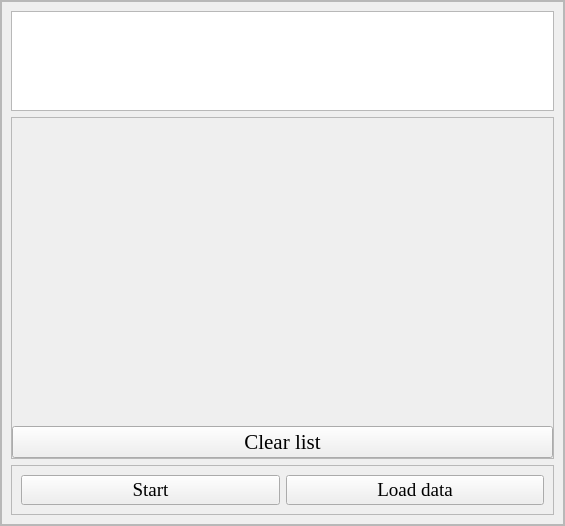
<?xml version="1.0" encoding="UTF-8"?>
<ui version="4.0">
 <class>MainWindow</class>
 <widget class="QMainWindow" name="MainWindow">
  <property name="geometry">
   <rect>
    <x>0</x>
    <y>0</y>
    <width>565</width>
    <height>526</height>
   </rect>
  </property>
  <property name="windowTitle">
   <string>MainWindow</string>
  </property>
  <widget class="QWidget" name="centralwidget">
   <layout class="QVBoxLayout" name="verticalLayout">
    <property name="spacing">
     <number>0</number>
    </property>
    <property name="leftMargin">
     <number>0</number>
    </property>
    <property name="topMargin">
     <number>0</number>
    </property>
    <property name="rightMargin">
     <number>0</number>
    </property>
    <property name="bottomMargin">
     <number>0</number>
    </property>
    <item>
     <widget class="QFrame" name="frame">
      <property name="frameShape">
       <enum>QFrame::StyledPanel</enum>
      </property>
      <property name="frameShadow">
       <enum>QFrame::Raised</enum>
      </property>
      <layout class="QVBoxLayout" name="verticalLayout_2">
       <property name="spacing">
        <number>0</number>
       </property>
       <property name="leftMargin">
        <number>0</number>
       </property>
       <property name="topMargin">
        <number>0</number>
       </property>
       <property name="rightMargin">
        <number>0</number>
       </property>
       <property name="bottomMargin">
        <number>0</number>
       </property>
       <item>
        <widget class="QFrame" name="frame_2">
         <property name="frameShape">
          <enum>QFrame::StyledPanel</enum>
         </property>
         <property name="frameShadow">
          <enum>QFrame::Raised</enum>
         </property>
         <layout class="QVBoxLayout" name="verticalLayout_3">
          <item>
           <widget class="QListWidget" name="listWidget">
            <property name="maximumSize">
             <size>
              <width>16777215</width>
              <height>100</height>
             </size>
            </property>
            <property name="font">
             <font>
              <family>Times New Roman</family>
              <pointsize>14</pointsize>
             </font>
            </property>
           </widget>
          </item>
          <item>
           <widget class="QFrame" name="frame_4">
            <property name="frameShape">
             <enum>QFrame::StyledPanel</enum>
            </property>
            <property name="frameShadow">
             <enum>QFrame::Raised</enum>
            </property>
            <layout class="QVBoxLayout" name="verticalLayout_4">
             <property name="spacing">
              <number>0</number>
             </property>
             <property name="leftMargin">
              <number>0</number>
             </property>
             <property name="topMargin">
              <number>0</number>
             </property>
             <property name="rightMargin">
              <number>0</number>
             </property>
             <property name="bottomMargin">
              <number>0</number>
             </property>
             <item>
              <widget class="QLabel" name="cam_lbl">
               <property name="text">
                <string/>
               </property>
               <property name="scaledContents">
                <bool>true</bool>
               </property>
              </widget>
             </item>
             <item>
              <widget class="QPushButton" name="clear_btn">
               <property name="font">
                <font>
                 <family>Times New Roman</family>
                 <pointsize>16</pointsize>
                </font>
               </property>
               <property name="cursor">
                <cursorShape>PointingHandCursor</cursorShape>
               </property>
               <property name="text">
                <string>Clear list</string>
               </property>
              </widget>
             </item>
            </layout>
           </widget>
          </item>
          <item>
           <widget class="QFrame" name="frame_3">
            <property name="maximumSize">
             <size>
              <width>16777215</width>
              <height>50</height>
             </size>
            </property>
            <property name="frameShape">
             <enum>QFrame::StyledPanel</enum>
            </property>
            <property name="frameShadow">
             <enum>QFrame::Raised</enum>
            </property>
            <layout class="QHBoxLayout" name="horizontalLayout">
             <item>
              <widget class="QPushButton" name="start_btn">
               <property name="maximumSize">
                <size>
                 <width>16777215</width>
                 <height>40</height>
                </size>
               </property>
               <property name="font">
                <font>
                 <family>Times New Roman</family>
                 <pointsize>14</pointsize>
                </font>
               </property>
               <property name="cursor">
                <cursorShape>PointingHandCursor</cursorShape>
               </property>
               <property name="text">
                <string>Start</string>
               </property>
              </widget>
             </item>
             <item>
              <widget class="QPushButton" name="download_btn">
               <property name="maximumSize">
                <size>
                 <width>16777215</width>
                 <height>40</height>
                </size>
               </property>
               <property name="font">
                <font>
                 <family>Times New Roman</family>
                 <pointsize>14</pointsize>
                </font>
               </property>
               <property name="cursor">
                <cursorShape>PointingHandCursor</cursorShape>
               </property>
               <property name="text">
                <string>Load data</string>
               </property>
              </widget>
             </item>
            </layout>
           </widget>
          </item>
         </layout>
        </widget>
       </item>
      </layout>
     </widget>
    </item>
   </layout>
  </widget>
 </widget>
 <resources/>
 <connections/>
</ui>
